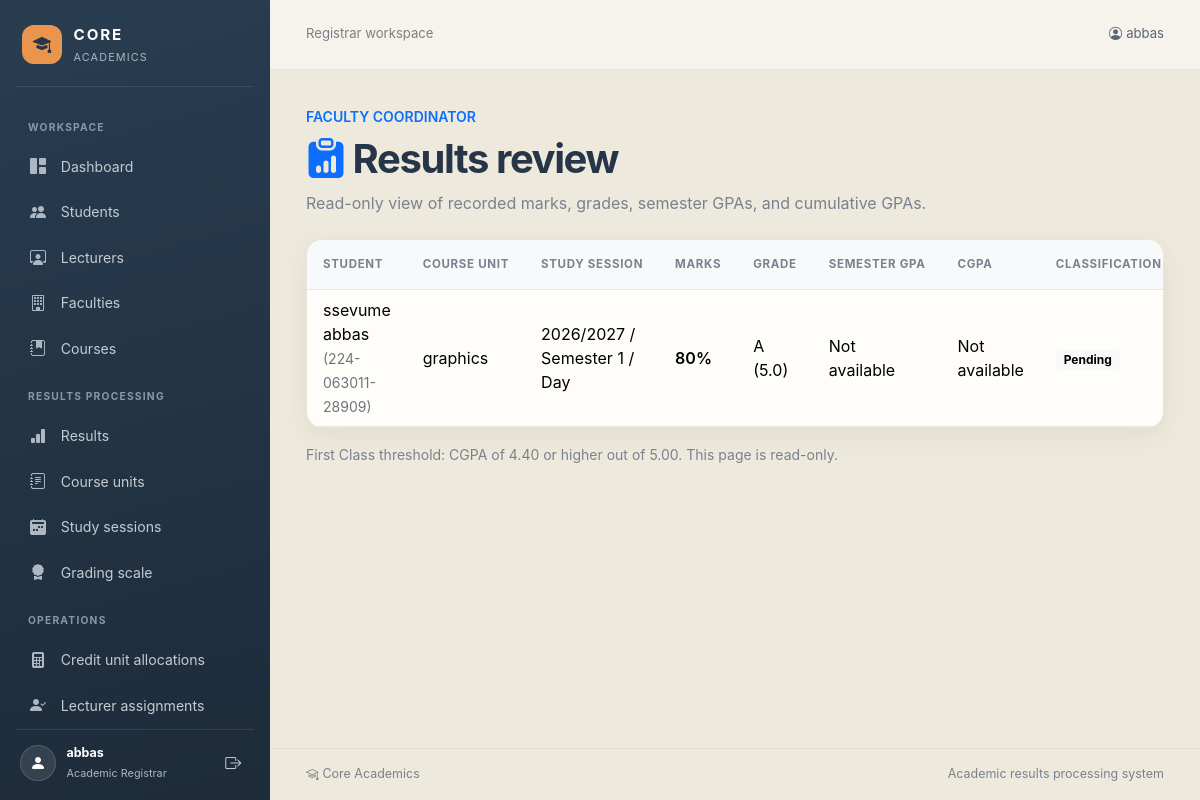
/academics/coordinator/ (signed in), run on an earlier commit of the app's database.
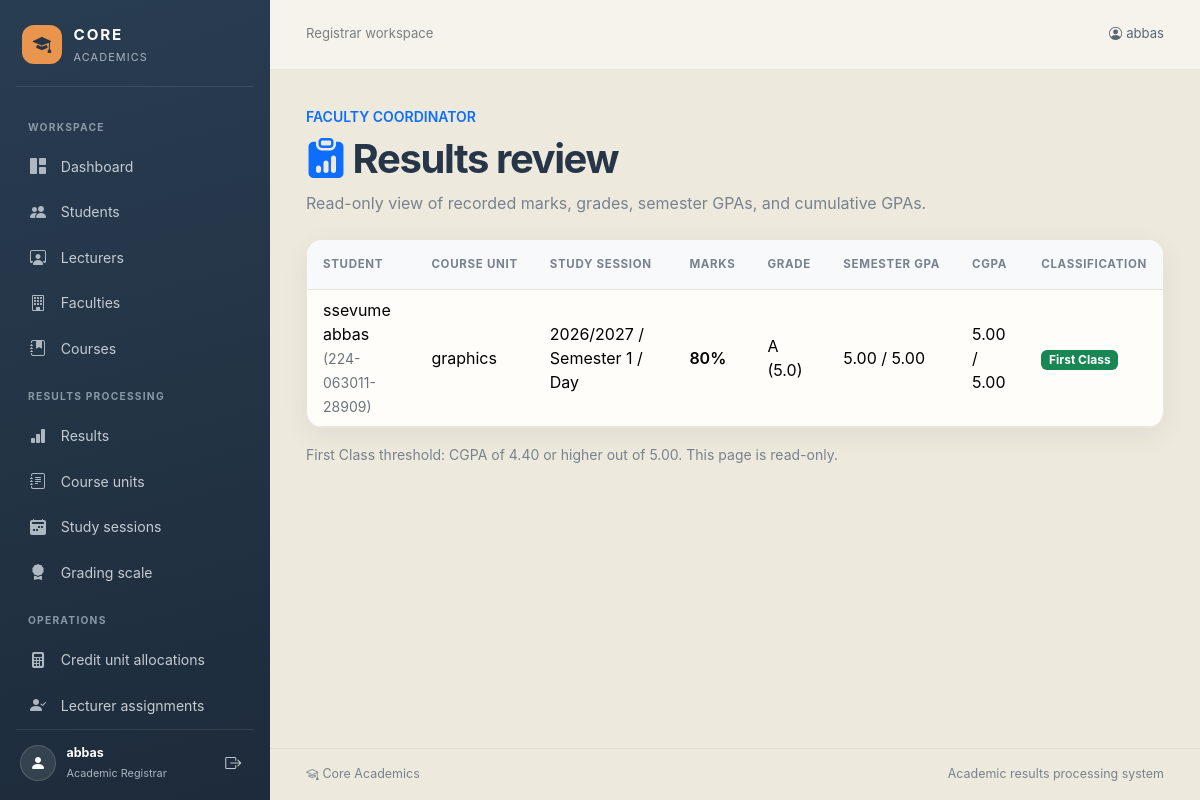
And on a later commit of the database.
### academics/models.py (models this page shows, shortened)
class Result(models.Model):
    result_id = models.AutoField(primary_key=True, db_column='ResultId')
    student = models.ForeignKey(
        Student,
        on_delete=models.PROTECT,
        db_column='StudentId',
        related_name='results',
    )
    unit = models.ForeignKey(
        CourseUnit,
        on_delete=models.PROTECT,
        db_column='UnitCode',
        related_name='results',
    )
    session = models.ForeignKey(
        StudySession,
        on_delete=models.PROTECT,
        db_column='SessionId',
        related_name='results',
    )
    entered_by = models.ForeignKey(
        Lecturer,
        on_delete=models.SET_NULL,
        null=True,
        blank=True,
        related_name='entered_results',
    )
    marks = models.IntegerField(db_column='Marks')
    class Meta:
        db_table = 'RESULTS'
        constraints = [
            models.UniqueConstraint(
                fields=('student', 'unit', 'session'),
                name='uniq_result_stu_unit_sess',
            ),
            models.CheckConstraint(
                condition=Q(marks__gte=0, marks__lte=100),
                name='result_marks_0_100',
            ),
        ]

class Student(models.Model):
    class Gender(models.TextChoices):
        MALE = 'M', 'Male'
        FEMALE = 'F', 'Female'
    student_id = models.AutoField(primary_key=True, db_column='StudentId')
    reg_no = models.CharField(max_length=30, db_column='Reg_No')
    student_name = models.CharField(max_length=50, db_column='StudentName')
    gender = models.CharField(max_length=1, choices=Gender.choices, db_column='Gender')
    contact = models.CharField(max_length=10, db_column='Contact')
    course = models.ForeignKey(
        Course,
        on_delete=models.PROTECT,
        db_column='CourseCode',
        related_name='students',
    )
    faculty = models.ForeignKey(
        Faculty,
        on_delete=models.PROTECT,
        related_name='students',
    )
    date_of_birth = models.DateField(null=True, blank=True, db_column='DATE_OF_BIRTH')
    class Meta:
        db_table = 'STUDENT'

class CourseUnit(models.Model):
    class Semester(models.TextChoices):
        ONE = '1', 'Semester 1'
        TWO = '2', 'Semester 2'
    course = models.ForeignKey(
        Course,
        on_delete=models.PROTECT,
        null=True,
        related_name='course_units',
    )
    unit_code = models.AutoField(primary_key=True, db_column='UnitCode')
    unit_name = models.CharField(max_length=30, db_column='UnitName')
    academic_year = models.CharField(max_length=9, db_column='AcademicYear')
    semester = models.CharField(max_length=1, choices=Semester.choices, db_column='Semester')
    lecturers = models.ManyToManyField(
        'Lecturer',
        through='UnitAssignment',
        related_name='course_units',
        blank=True,
    )
    class Meta:
        db_table = 'COURSEUNIT'

class StudySession(models.Model):
    class Semester(models.TextChoices):
        ONE = '1', 'Semester 1'
        TWO = '2', 'Semester 2'
    class Status(models.TextChoices):
        ONGOING = 'Ongoing', 'Ongoing'
        COMPLETED = 'Completed', 'Completed'
    class Period(models.TextChoices):
        DAY = 'Day', 'Day'
        EVENING = 'Evening', 'Evening'
    session_id = models.AutoField(primary_key=True, db_column='SessionId')
    academic_year = models.CharField(max_length=10, db_column='Academic_Year')
    semester = models.CharField(max_length=1, choices=Semester.choices, db_column='Semester')
    study_period = models.CharField(
        max_length=7,
        choices=Period.choices,
        default=Period.DAY,
    )
    status = models.CharField(max_length=9, choices=Status.choices, db_column='Status')
    class Meta:
        db_table = 'STUDYSESSION'

class Grading(models.Model):
    grade_id = models.AutoField(primary_key=True, db_column='GradeId')
    min_marks = models.IntegerField(db_column='Min_Marks')
    max_marks = models.IntegerField(db_column='Max_Marks')
    grade_symbol = models.CharField(max_length=2, db_column='Grade_Symbol')
    grade_points = models.DecimalField(
        max_digits=3,
        decimal_places=1,
        db_column='Grade_Points',
    )
    class Meta:
        db_table = 'GRADING'

### academics/views.py (the view)
# urls.py: path('coordinator/', views.coordinator_dashboard, name='coordinator-dashboard'),
@coordinator_required
def coordinator_dashboard(request):
    results = (
        models.Result.objects.select_related(
            'student',
            'unit',
            'unit__credit_allocation',
            'session',
        )
        .order_by(
            '-session__academic_year',
            'session__semester',
            'student__student_name',
        )
    )
    result_rows = []
    student_cgpas = {}
    student_semester_gpas = {}
    grades_by_marks = {}
    for result in results:
        if result.student_id not in student_cgpas:
            student_cgpas[result.student_id] = calculate_cgpa(result.student)
        semester_key = (result.student_id, result.session_id)
        if semester_key not in student_semester_gpas:
            student_semester_gpas[semester_key] = calculate_semester_gpa(
                result.student,
                result.session,
            )
        if result.marks not in grades_by_marks:
            grades_by_marks[result.marks] = get_grade_for_marks(result.marks)
        cgpa = student_cgpas[result.student_id]
        result_rows.append(
            {
                'result': result,
                'grade': grades_by_marks[result.marks],
                'semester_gpa': student_semester_gpas[semester_key],
                'cgpa': cgpa,
                'first_class': is_first_class(cgpa),
            }
        )
    return render(
        request,
        'academics/coordinator_dashboard.html',
        {'result_rows': result_rows},
    )

### academics/access.py (called while the page is built)
def has_role(user, role):
    return user.is_superuser or user.groups.filter(name=role).exists()

def role_required(role):
    def decorator(view_func):
        @login_required
        @wraps(view_func)
        def wrapped(request, *args, **kwargs):
            if not has_role(request.user, role):
                raise PermissionDenied
            return view_func(request, *args, **kwargs)
        return wrapped
    return decorator

### academics/context_processors.py (called while the page is built)
def user_roles(request):
    user = request.user
    return {
        'is_academic_registrar': user.is_authenticated and has_role(user, ROLE_REGISTRAR),
        'is_lecturer': user.is_authenticated and has_role(user, ROLE_LECTURER),
        'is_faculty_coordinator': user.is_authenticated and has_role(user, ROLE_COORDINATOR),
    }

### academics/services.py (called while the page is built)
def get_grade_for_marks(marks):
    grading_scale = Grading.objects.order_by('min_marks')
    return next(
        (
            grade
            for grade in grading_scale
            if grade.min_marks <= marks <= grade.max_marks
        ),
        None,
    )

def calculate_semester_gpa(student, session):
    results = Result.objects.filter(student=student, session=session)
    return _calculate_weighted_average(results)

### academics/templates/academics/coordinator_dashboard.html (shortened to what this page needs)
{% extends "academics/base.html" %}
{% block content %}
<div class="mb-4">
    <p class="text-uppercase small fw-semibold text-primary mb-2">Faculty Coordinator</p>
    <h1 class="page-heading display-6 mb-2"><i class="bi bi-clipboard-data-fill me-2 text-primary" aria-hidden="true"></i>Results review</h1>
    <p class="page-subtitle mb-0">Read-only view of recorded marks, grades, semester GPAs, and cumulative GPAs.</p>
</div>
<div class="surface overflow-hidden">
    <div class="table-responsive">
        <table class="table table-hover align-middle mb-0">
            <thead class="table-light">
                <tr>
                    <th class="px-3 py-3">Student</th>
                    <th class="px-3 py-3">Course unit</th>
                    <th class="px-3 py-3">Study session</th>
                    <th class="px-3 py-3">Marks</th>
                    <th class="px-3 py-3">Grade</th>
                    <th class="px-3 py-3">Semester GPA</th>
                    <th class="px-3 py-3">CGPA</th>
                    <th class="px-3 py-3">Classification</th>
                </tr>
            </thead>
            <tbody>
                {% for row in result_rows %}
                    <tr>
                        <td class="px-3">{{ row.result.student.student_name }} <span class="text-secondary small">({{ row.result.student.reg_no }})</span></td>
                        <td class="px-3">{{ row.result.unit.unit_name }}</td>
                        <td class="px-3">{{ row.result.session.academic_year }} / Semester {{ row.result.session.semester }} / {{ row.result.session.study_period }}</td>
                        <td class="px-3 fw-semibold">{{ row.result.marks }}%</td>
                        <td class="px-3">{% if row.grade %}{{ row.grade.grade_symbol }} ({{ row.grade.grade_points }}){% else %}Not available{% endif %}</td>
                        <td class="px-3">{% if row.semester_gpa is not None %}{{ row.semester_gpa }} / 5.00{% else %}Not available{% endif %}</td>
                        <td class="px-3">{% if row.cgpa is not None %}{{ row.cgpa }} / 5.00{% else %}Not available{% endif %}</td>
                        <td class="px-3">
                            {% if row.cgpa is None %}
                                <span class="badge text-bg-light">Pending</span>
                            {% elif row.first_class %}
                                <span class="badge text-bg-success">First Class</span>
                            {% else %}
                                <span class="badge text-bg-secondary">Other</span>
                            {% endif %}
                        </td>
                    </tr>
                {% empty %}
                    <tr><td class="px-3 py-4 text-secondary" colspan="8">There are no results to review yet.</td></tr>
                {% endfor %}
            </tbody>
        </table>
    </div>
</div>
<p class="page-subtitle small mt-3">First Class threshold: CGPA of 4.40 or higher out of 5.00. This page is read-only.</p>
{% endblock %}

What changed in the data, as far as the page shows it:
changed Result "ssevume abbas": semester_gpa (not shown) → "5.00"; cgpa (not shown) → "5.00"; text "Not available Not available Pending" → "/ 5.00 / 5.00 First Class"
